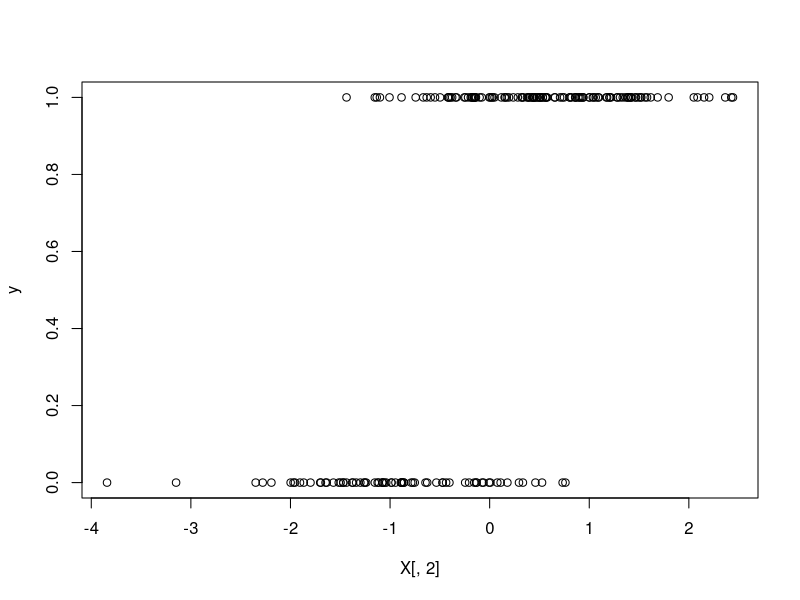
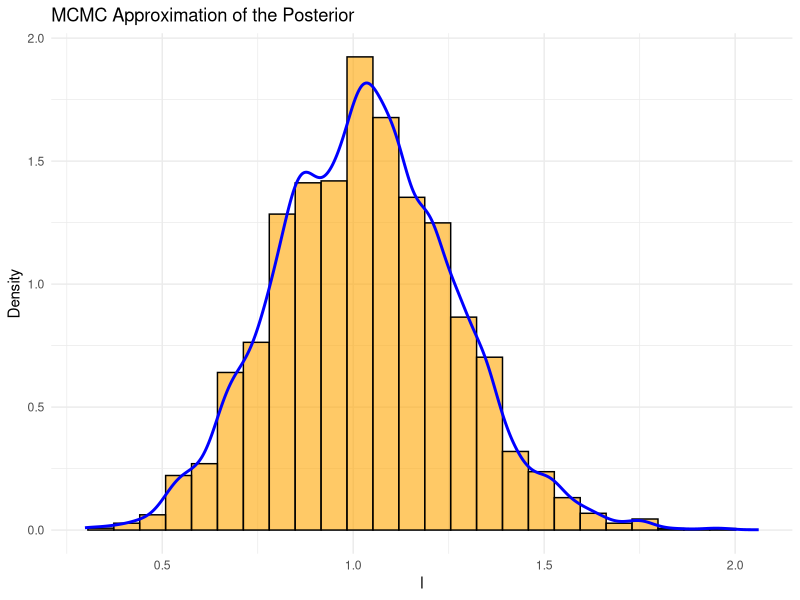
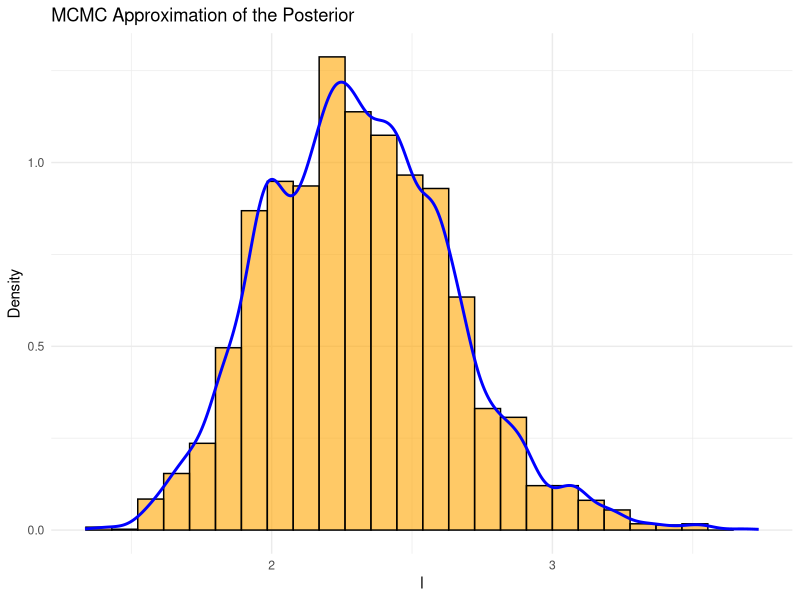
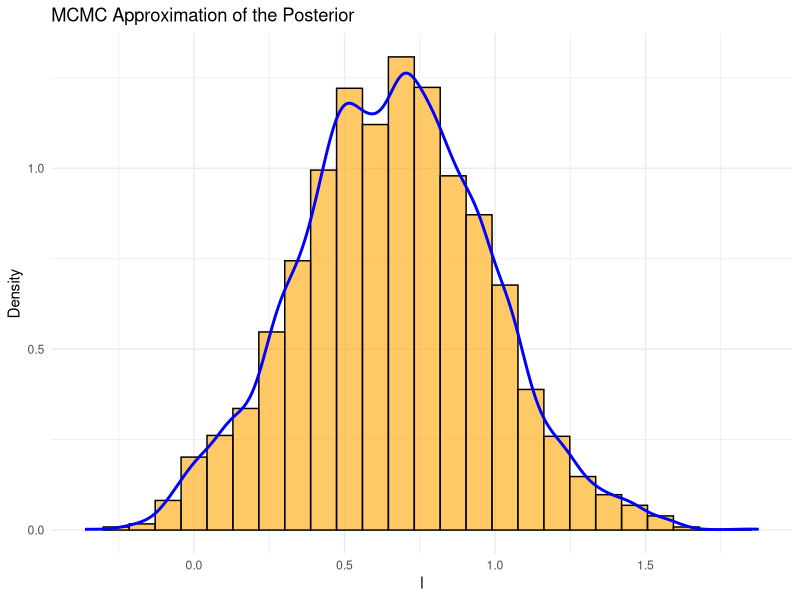
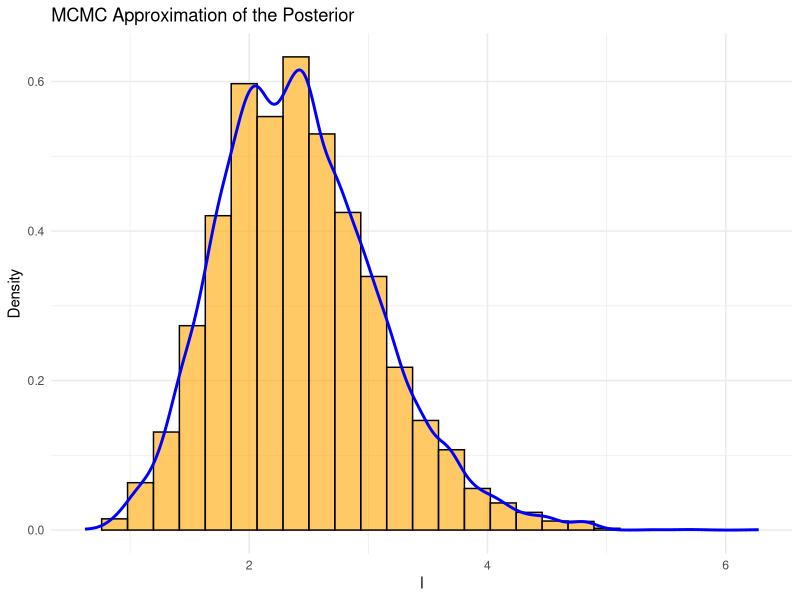
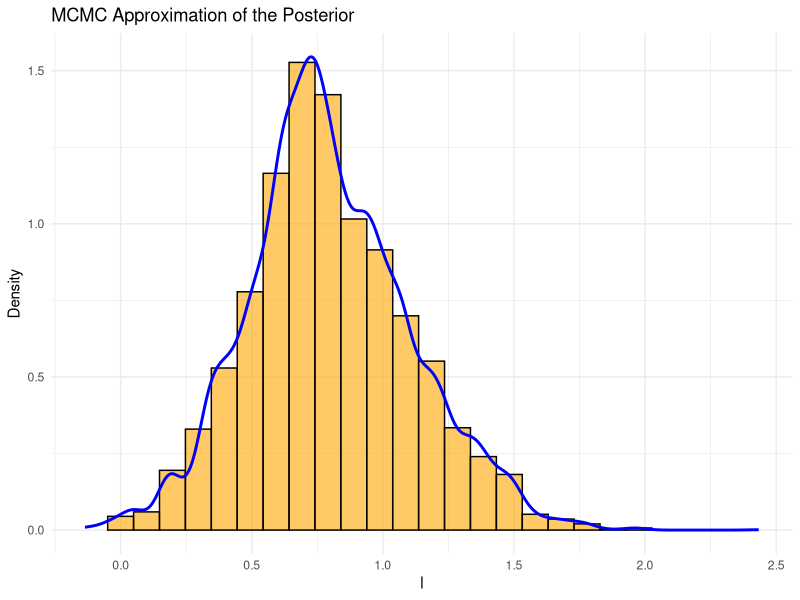
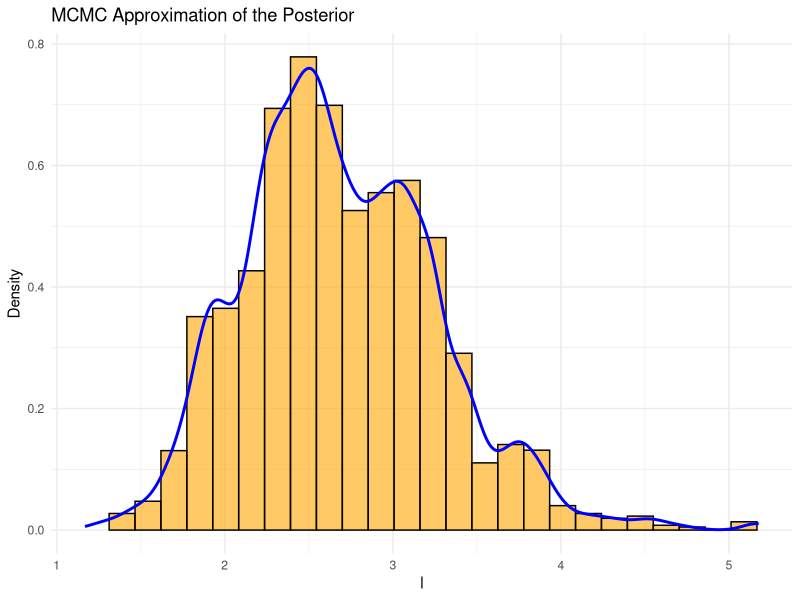

Generate these figures, in order, with R:
## ---- chunk 1
n = 200 #number of observations (set it higher for consistency)
p = 1 #number of predictors

X <- cbind(1, matrix(rnorm(n * p), n, p))  # Design matrix with intercept (bias). nxp
beta <- c(1, 2)  # True coefficients. px1

z <- X %*% beta  # Linear predictor. %*% = matrix mult. nx1 dim
sig <- 1/(1+exp(-z)) #sigmoid (inv-logit) function, find probability in [0,1], predicted y

y = rbinom(n=n, size=1, prob=sig) #size=num trials=1 -> bernoulli response var

plot(X[,2],y)
## ---- chunk 2
#Proposal distro
proposal <- function(i, M, beta, a){
  distro = runif(M, beta[i-1,] - a, beta[i-1,] + a)
  return(distro)
}

# Log-likelihood function for logistic regression
logistic_ll <- function(beta, X, y) {
  z <- X %*% beta
  p <- 1 / (1 + exp(-z))
  loglike <- sum(y * log(p) + (1 - y) * log(1 - p))
  return(loglike)
}

# Log-prior of unknown parameter
log_prior <- function(beta) {
  prior = 1
  return(prior)
}
## ---- chunk 3
#0) Initial values
a <- 1 #error in proposal distro
N <- 10000 #number of samples
M <- p+1 #dimensions
b <- matrix(0, nrow = N, ncol = M) #empty matrix to be filled with vals
b[1,] <- c(0,0)  # first value of beta in the Markov chain is (0,0).

for (i in 2:N) {
    #1) Propose new position beta[i-1] -> beta[i]' from proposal distro
    b_prop <- proposal(i, M, b, a)
    
    #2) Compute transition probability
    P_prop <- logistic_ll(b_prop, X, y)+log_prior(b_prop)  #P(beta*)
    while (is.nan(P_prop)) {
      b_prop <- proposal(i, M, b, a)
      P_prop <- logistic_ll(b_prop, X, y)+log_prior(b_prop)  #P(beta*)
    }
    P_prev <- logistic_ll(b[i-1,], X, y)+log_prior(b[i-1])  #P(beta^{i-1})
    
    #3) Acceptance ratio
    alpha <- min(exp(P_prop - P_prev), 1)
    
    #3) Generate a random number u_i from [0,1]
    u <- runif(1)  # u_i
    
    #4)
    if (u <= alpha) {
        b[i,] <- b_prop  # Accept y as next state
    } else {
        b[i,] <- b[i-1,]  # Stay at previous state of Markov chain
    }
}

n <- as.integer(0.95 * N)
C <- b[(N - n + 1):N,] #discard first 5% of samples
## ---- chunk 4
c = C[,1]
# Plot of density function
library(ggplot2)
nbins <- ceiling( (2*n)**(1/3) ) #Terrell-Scott rule for min num bins
ggplot() +
  geom_histogram(aes(x = c, y = ..density..), bins = nbins, fill = "orange", color = "black", alpha = 0.6) +
  geom_density(aes(x = c), color = "blue", linewidth = 1) +
  labs(x = "l", y = "Density", title = "MCMC Approximation of the Posterior") +
  xlim(min(c), max(c)) +
  theme_minimal()
## ---- chunk 5
c = C[,2]
# Plot of density function
library(ggplot2)
nbins <- ceiling( (2*n)**(1/3) ) #Terrell-Scott rule for min num bins
ggplot() +
  geom_histogram(aes(x = c, y = ..density..), bins = nbins, fill = "orange", color = "black", alpha = 0.6) +
  geom_density(aes(x = c), color = "blue", linewidth = 1) +
  labs(x = "l", y = "Density", title = "MCMC Approximation of the Posterior") +
  xlim(min(c), max(c)) +
  theme_minimal()
## ---- chunk 6
#Number of partitions of dataset
k <- 4

#Number of rows
n <- nrow(X)

# Get row group assignments
part_indices <- cut(seq_len(n), breaks = k, labels = FALSE)

# Split row indices instead of splitting X directly
index_groups <- split(seq_len(n), part_indices)

# Turn each group of indices into a matrix
parts_X <- lapply(index_groups, function(idx) X[idx, , drop = FALSE])
y <- matrix(y, ncol = 1)
parts_y <- lapply(index_groups, function(idx) y[idx, , drop = FALSE])
## ---- chunk 7
#0) Initial values
a <- 1 #error in proposal distro
N <- 10000 #number of samples
M <- p+1 #dimensions
    
for (j in range(1,k)) { 
  if (j == 1) {
    #Iteration j==1
    #====================
    log_prior <- function(beta) {
      prior = 1
      return(prior)
    }
    
    #0) Initial values
    b <- matrix(0, nrow = N, ncol = M) #empty matrix to be filled with vals
    b[1,] <- c(0,0)  # first value of beta in the Markov chain is (0,0).
    
    for (i in 2:N) {
        #1) Propose new position beta[i-1] -> beta[i]' from proposal distro
        b_prop <- proposal(i, M, b, a)
        
        #2) Compute transition probability
        P_prop <- logistic_ll(b_prop, parts_X$`1`, parts_y$`1`)+log_prior(b_prop)  #P(beta*)
        while (is.nan(P_prop)) {
          b_prop <- proposal(i, M, b, a)
          P_prop <- logistic_ll(b_prop, parts_X$`1`, parts_y$`1`)+log_prior(b_prop)  #P(beta*)
        }
        P_prev <- logistic_ll(b[i-1,], parts_X$`1`, parts_y$`1`)+log_prior(b[i-1])  #P(beta^{i-1})
        
        #3) Acceptance ratio
        alpha <- min(exp(P_prop - P_prev), 1)
        
        #3) Generate a random number u_i from [0,1]
        u <- runif(1)  # u_i
        
        #4)
        if (u <= alpha) {
            b[i,] <- b_prop  # Accept y as next state
        } else {
            b[i,] <- b[i-1,]  # Stay at previous state of Markov chain
        }
    }
    n <- as.integer(0.95 * N)
    C <- b[(N - n + 1):N,] #discard first 5% of samples
  
    } else {
    #Iteration j > 1
    #====================
    log_prior <- function(beta) {
      prior_d = 1
      d = 1
      while (d < dim(C)[2]) {
        kde = density(C[,d])
        if ( min(C[,d]) < beta[d] && beta[d] < max(C[,d]) ){
          density_at_point = approx(kde$x, kde$y, xout = beta[d])
          prior_d = prior_d * density_at_point$y
        }
        else {
          prior_d = 0
        }
        d = d+1
      }
      prior = log(prior_d)
      return(prior)
    }
    
    #0) Initial values
    b <- matrix(0, nrow = N, ncol = M) #empty matrix to be filled with vals
    b[1,] <- c(0,0)  # first value of beta in the Markov chain is (0,0).
    
    for (i in 2:N) {
        #1) Propose new position beta[i-1] -> beta[i]' from proposal distro
        b_prop <- proposal(i, M, b, a)
        
        #2) Compute transition probability
        P_prop <- logistic_ll(b_prop, parts_X[[j]], parts_y[[j]])+log_prior(b_prop)  #P(beta*)
        while (is.nan(P_prop)) {
          b_prop <- proposal(i, M, b, a)
          P_prop <- logistic_ll(b_prop, parts_X[[j]], parts_y[[j]])+log_prior(b_prop)  #P(beta*)
        }
        P_prev <- logistic_ll(b[i-1,], parts_X[[j]], parts_y[[j]])+log_prior(b[i-1])  #P(beta^{i-1})
        
        #3) Acceptance ratio
        alpha <- min(exp(P_prop - P_prev), 1)
        
        #3) Generate a random number u_i from [0,1]
        u <- runif(1)  # u_i
        
        #4)
        if (u <= alpha) {
            b[i,] <- b_prop  # Accept y as next state
        } else {
            b[i,] <- b[i-1,]  # Stay at previous state of Markov chain
        }
    }
    n <- as.integer(0.95 * N)
    C <- b[(N - n + 1):N,] #discard first 5% of samples
  }
}
## ---- chunk 8
c = C[,1]
# Plot of density function
library(ggplot2)
nbins <- ceiling( (2*n)**(1/3) ) #Terrell-Scott rule for min num bins
ggplot() +
  geom_histogram(aes(x = c, y = ..density..), bins = nbins, fill = "orange", color = "black", alpha = 0.6) +
  geom_density(aes(x = c), color = "blue", linewidth = 1) +
  labs(x = "l", y = "Density", title = "MCMC Approximation of the Posterior") +
  xlim(min(c), max(c)) +
  theme_minimal()
## ---- chunk 9
c = C[,2]
# Plot of density function
library(ggplot2)
nbins <- ceiling( (2*n)**(1/3) ) #Terrell-Scott rule for min num bins
ggplot() +
  geom_histogram(aes(x = c, y = ..density..), bins = nbins, fill = "orange", color = "black", alpha = 0.6) +
  geom_density(aes(x = c), color = "blue", linewidth = 1) +
  labs(x = "l", y = "Density", title = "MCMC Approximation of the Posterior") +
  xlim(min(c), max(c)) +
  theme_minimal()
## ---- chunk 10
#0) Initial values
a <- 1 #error in proposal distro
M <- p+1 #dimensions
    
for (j in range(1,k)) { 
  if (j == 1) {
    #0) Initial values
    N <- 10000 #number of samples
    b <- matrix(0, nrow = N, ncol = M) #empty matrix to be filled with vals
    b[1,] <- c(0,0)  # first value of beta in the Markov chain is (0,0).
    
    for (i in 2:N) {
        #1) Propose new position beta[i-1] -> beta[i]' from proposal distro
        b_prop <- proposal(i, M, b, a)
        
        #2) Compute transition probability
        P_prop <- logistic_ll(b_prop, parts_X$`1`, parts_y$`1`) #P(beta*)
        while (is.nan(P_prop)) {
          b_prop <- proposal(i, M, b, a)
          P_prop <- logistic_ll(b_prop, parts_X$`1`, parts_y$`1`) #P(beta*)
        }
        P_prev <- logistic_ll(b[i-1,], parts_X$`1`, parts_y$`1`) #P(beta^{i-1})
        
        #3) Acceptance ratio
        alpha <- min(exp(P_prop - P_prev), 1)
        
        #3) Generate a random number u_i from [0,1]
        u <- runif(1)  # u_i
        
        #4)
        if (u <= alpha) {
            b[i,] <- b_prop  # Accept y as next state
        } else {
            b[i,] <- b[i-1,]  # Stay at previous state of Markov chain
        }
    }
    n <- as.integer(0.95 * N)
    C <- b[(N - n + 1):N,] #discard first 5% of samples
    
  } else {
    #Iteration j > 1
    #====================
    
    #0) Initial values
    N <- dim(C)[1] #number of samples
    b <- matrix(0, nrow = N, ncol = M) #empty matrix to be filled with vals
    b[1,] <- C[1,]  # first value of beta in the Markov chain is (0,0).
    
    for (i in 2:N) {
        #1) Propose new position beta[i-1] -> beta[i]' from proposal distro
        b_prop <- C[i,]
        
        #2) Compute transition probability
        P_prop <- logistic_ll(b_prop, parts_X[[j]], parts_y[[j]]) #P(beta*)
        P_prev <- logistic_ll(b[i-1,], parts_X[[j]], parts_y[[j]]) #P(beta^{i-1})
        
        #3) Acceptance ratio
        alpha <- min(exp(P_prop - P_prev), 1)
        
        #3) Generate a random number u_i from [0,1]
        u <- runif(1)  # u_i
        
        #4)
        if (u <= alpha) {
            b[i,] <- b_prop  # Accept y as next state
        } else {
            b[i,] <- b[i-1,]  # Stay at previous state of Markov chain
        }
    }
    n <- as.integer(0.95 * N)
    C <- b[(N - n + 1):N,] #discard first 5% of samples
  }
}
## ---- chunk 11
c = C[,1]
# Plot of density function
library(ggplot2)
nbins <- ceiling( (2*n)**(1/3) ) #Terrell-Scott rule for min num bins
ggplot() +
  geom_histogram(aes(x = c, y = ..density..), bins = nbins, fill = "orange", color = "black", alpha = 0.6) +
  geom_density(aes(x = c), color = "blue", linewidth = 1) +
  labs(x = "l", y = "Density", title = "MCMC Approximation of the Posterior") +
  xlim(min(c), max(c)) +
  theme_minimal()
## ---- chunk 12
c = C[,2]
# Plot of density function
library(ggplot2)
nbins <- ceiling( (2*n)**(1/3) ) #Terrell-Scott rule for min num bins
ggplot() +
  geom_histogram(aes(x = c, y = ..density..), bins = nbins, fill = "orange", color = "black", alpha = 0.6) +
  geom_density(aes(x = c), color = "blue", linewidth = 1) +
  labs(x = "l", y = "Density", title = "MCMC Approximation of the Posterior") +
  xlim(min(c), max(c)) +
  theme_minimal()
